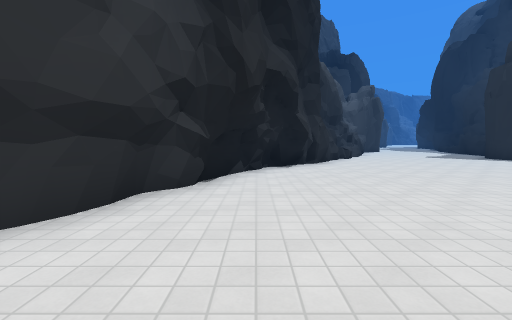
[1] (above)

20 first-person views from a walk through a Godot game level. The camera is 1.4 m above the floor, tilts 4° down and sees 90° across. The floor is counted in squares, 2 m on a side. Each view is taken from the middle of a square. On the plan, view 1 faces up. The plan holds only what a view shows up to about 9 squares ahead; the rest is blank. The place goes on beyond the plan. Some surface patterns are stand-ins.

[2]
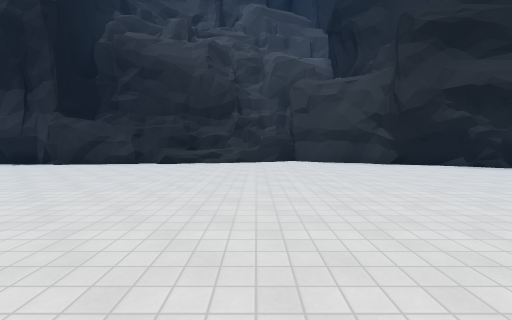

[3]
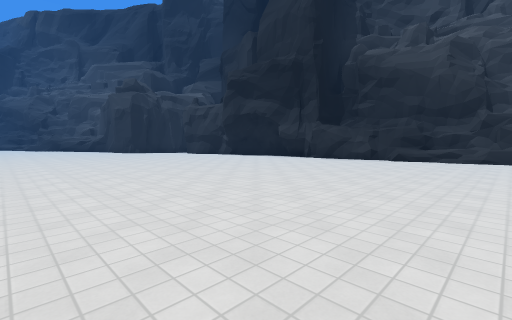

[4]
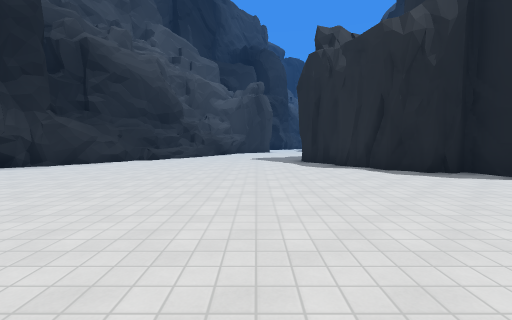

[5]
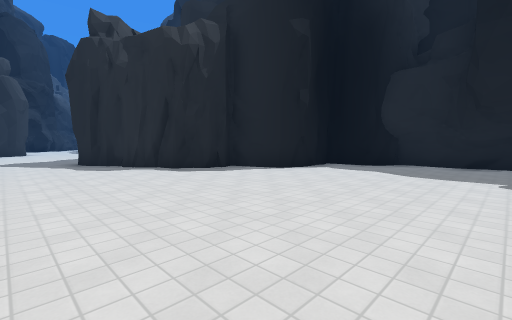

[6]
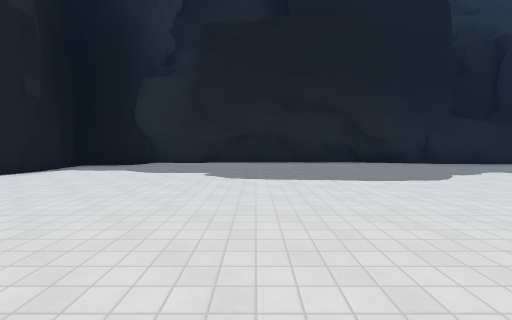

[7]
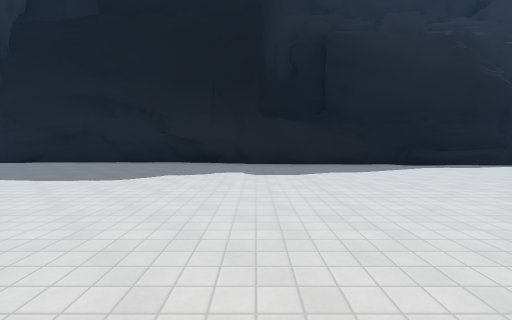

[8]
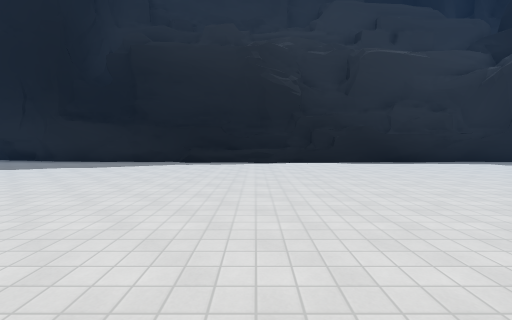

[9]
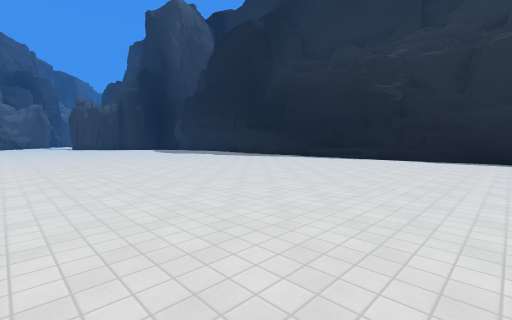

[10]
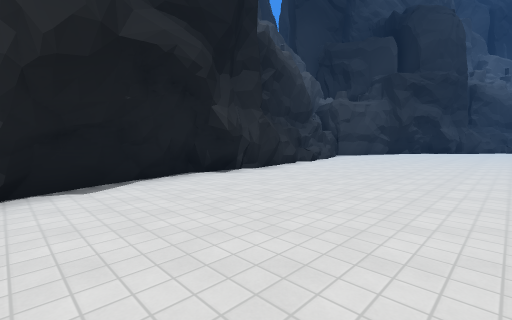

[11]
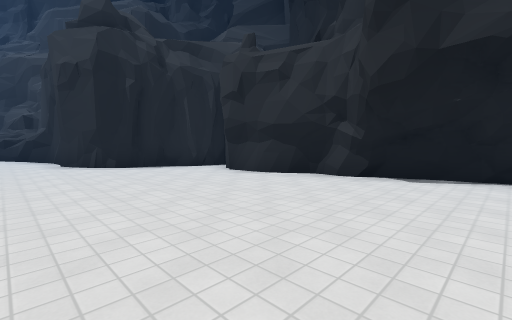

[12]
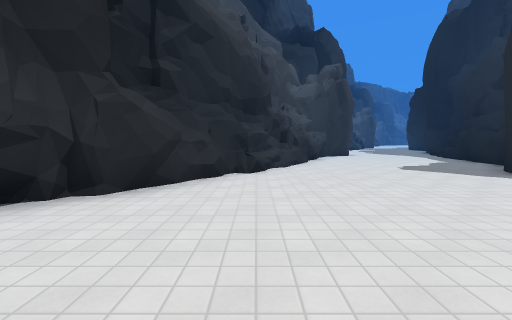

[13]
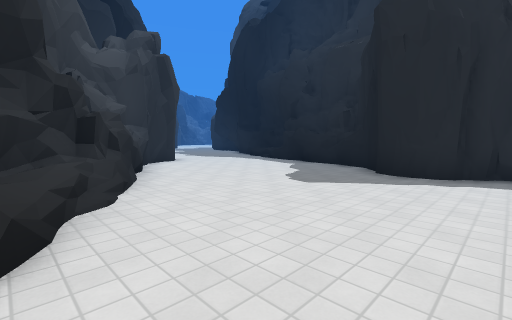

[14]
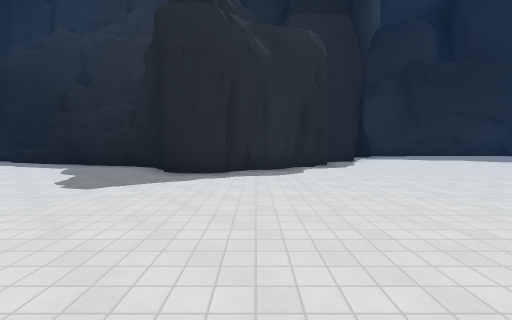

[15]
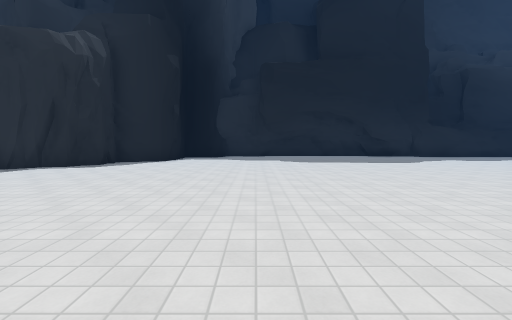

[16]
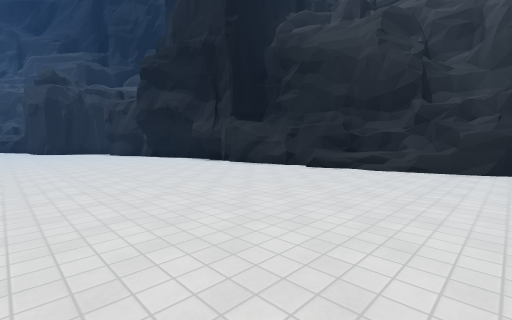

[17]
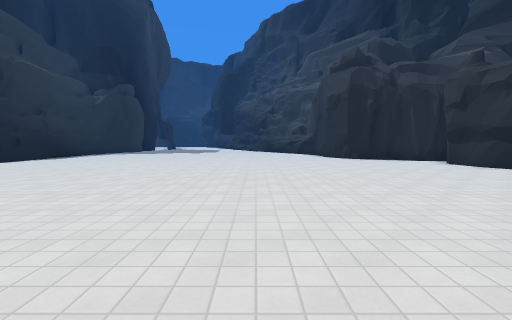

[18]
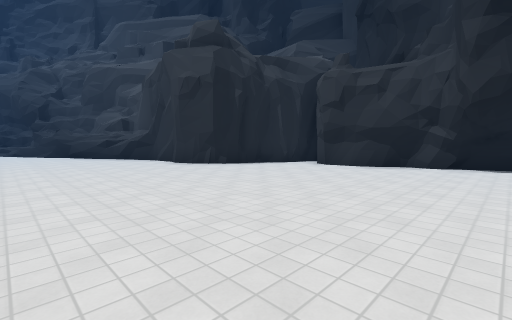

[19]
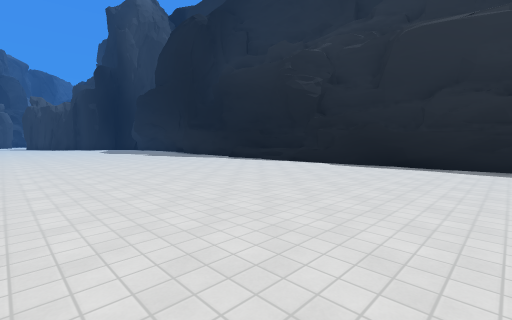

[20]
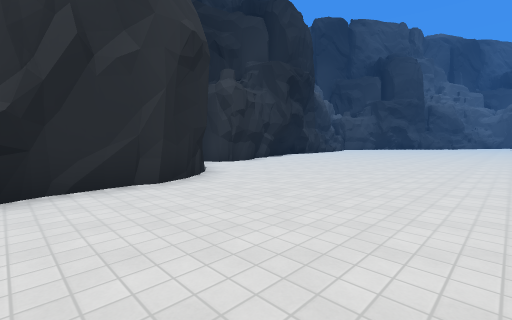

### Floor plan
Key: @ floor where view 1 was taken; # wall or solid block; . floor; = window, fence, low wall or low ledge; ^ raised ledge.
Columns run from 3 left of view 1 to 17 right of it. Each row starts with its distance up from view 1.
 15         ##.....#.
 14         #......#.
 13        #^......#
 12        ^......#
 11       #^.....#
 10      ##......#
  9      #.......#
  8     ##........#
  7    ##..........##
  6   ##............#
  5   #..............###
  4  ##................#
  3  #..................#
  2 ##..................#
  1 #...................#
  0 ##.@................#
 -1 #^..................#
 -2 #^..................#
 -3  #..................#
 -4  ##................#
 -5   #................#
 -6   #................#
 -7   #................#
 -8   #................#
 -9   #................#
-10   #................#.
-11   ##...............#.
-12    #...............#
-13    #...............=.
-14    #...............#.
-15    #...............#
-16    ###.............#
-17      ##............#
-18       #............#
-19       #............#
-20       ##...........#

Positions as (right, up) in squares from view 1, and headings:
1: (0, 0), facing up
2: (7, 0), facing left
3: (9, 0), facing down-left
4: (8, 1), facing up
5: (8, 1), facing up-right
6: (8, 0), facing right
7: (8, -6), facing right
8: (7, -13), facing right
9: (5, -18), facing up-right
10: (4, -11), facing up-left
11: (5, -9), facing down-left
12: (4, 5), facing up
13: (4, 9), facing up-right
14: (4, 9), facing right
15: (4, 2), facing right
16: (5, 1), facing down-left
17: (7, -6), facing down
18: (8, -10), facing down-left
19: (8, -20), facing up-right
20: (8, -20), facing up-left
